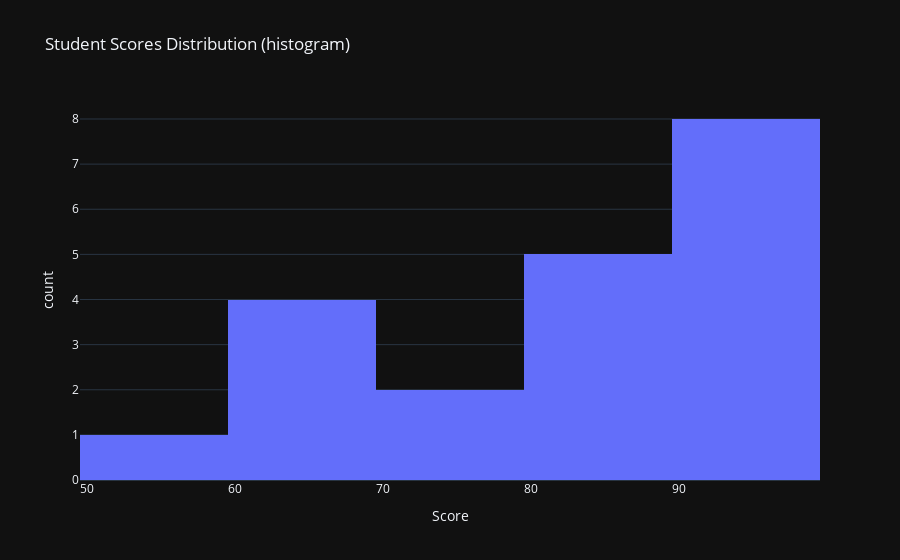

Notebook source saved alongside this figure:
### Code cell
# Histogram
fig = px.histogram(df, x='Score', nbins=5, title='Student Scores Distribution (histogram)')
fig.show()

### Figure 1 — Plotly figure (JSON) as saved in the notebook; plotly's stock layout.template omitted (floating-point values rounded to 4 significant figures)
{"data": [{"alignmentgroup": "True", "bingroup": "x", "hovertemplate": "Score=%{x}<br>count=%{y}<extra></extra>", "legendgroup": "", "marker": {"color": "#636efa", "pattern": {"shape": ""}}, "name": "", "nbinsx": 5, "offsetgroup": "", "orientation": "v", "showlegend": false, "type": "histogram", "x": [85, 90, 88, 70, 95, 90, 98, 60, 95, 60, 55, 60, 92, 88, 80, 85, 90, 92, 65, 78], "xaxis": "x", "yaxis": "y"}], "layout": {"barmode": "relative", "legend": {"tracegroupgap": 0}, "title": {"text": "Student Scores Distribution (histogram)"}, "xaxis": {"anchor": "y", "domain": [0, 1], "title": {"text": "Score"}}, "yaxis": {"anchor": "x", "domain": [0, 1], "title": {"text": "count"}}}}
